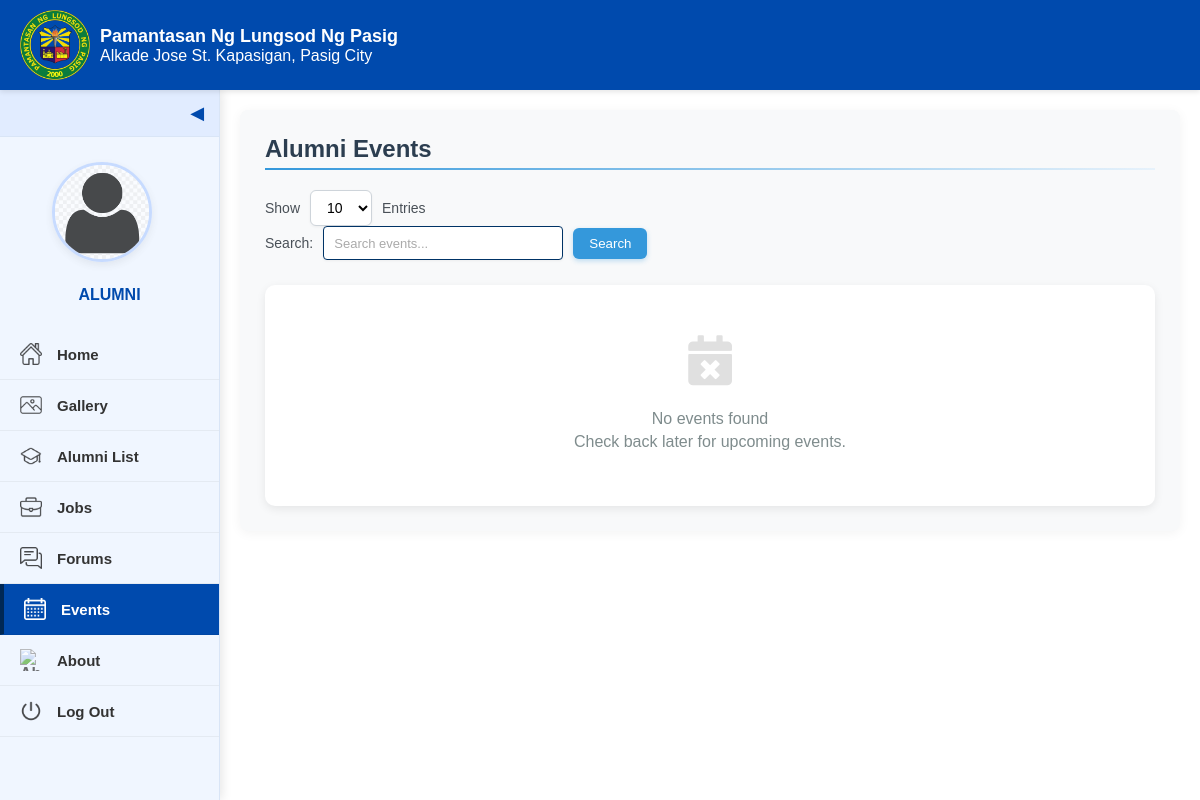
The page /alumni-events.php on the database as committed earlier.
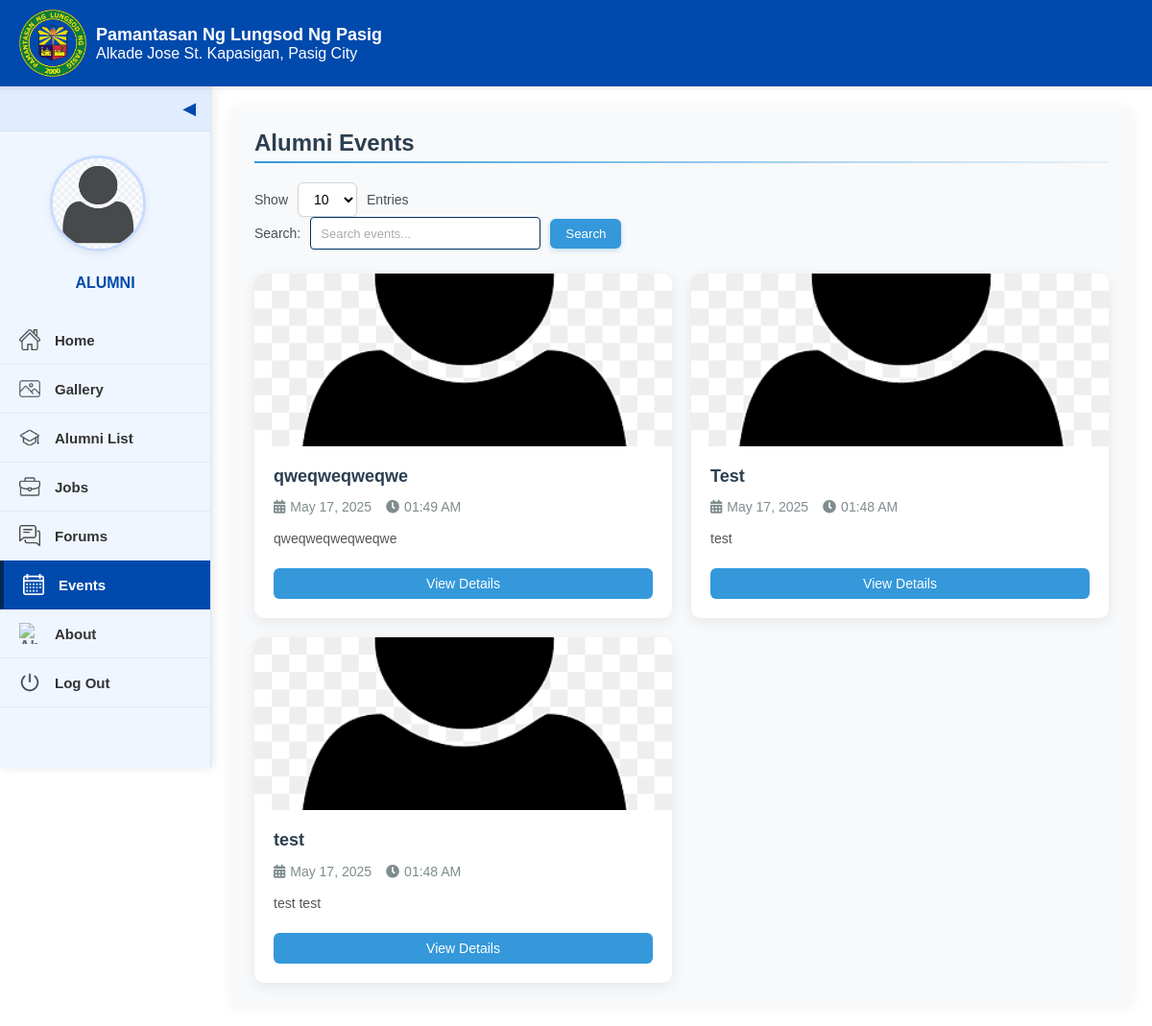
The same page on the database as committed later.
### tables this page shows
CREATE TABLE `events` (
  `id` int(30) NOT NULL,
  `title` varchar(250) NOT NULL,
  `content` text NOT NULL,
  `schedule` datetime NOT NULL,
  `banner` text NOT NULL,
  `date_created` datetime NOT NULL DEFAULT current_timestamp(),
  `gform_link` varchar(200) NOT NULL
);

### alumni-events.php (the view, shortened to what the changed rows need)
<?php
include 'admin/db_connect.php';
$page = isset($_GET['page']) ? intval($_GET['page']) : 1;
$items_per_page = isset($_GET['limit']) ? intval($_GET['limit']) : 10;
$offset = ($page - 1) * $items_per_page;
$search = isset($_GET['search']) ? $conn->real_escape_string($_GET['search']) : '';
$search_condition = '';
$sql = "SELECT * FROM events $search_condition ORDER BY schedule DESC LIMIT $offset, $items_per_page";
$result = $conn->query($sql);
$total_sql = "SELECT COUNT(*) as total FROM events $search_condition";
$total_result = $conn->query($total_sql);
?>
<!DOCTYPE html>
<html lang="en">
<head>
  <link rel="stylesheet" href="style.css">
  <link rel="stylesheet" href="css/alumni-events.css">
  <link rel="stylesheet" href="https://cdnjs.cloudflare.com/ajax/libs/font-awesome/5.15.3/css/all.min.css">
</head>
<body>
  <main class="content">
      <div class="alumni-events-content">
          <div class="events-container">
              <?php
              if($result && $result->num_rows > 0):
                  while($row = $result->fetch_assoc()):
                      $banner_path = $row['banner'];
                      if(empty($banner_path) || !file_exists($banner_path)) {
                          $banner_path = "images/no-image.jpg";
                      }
                      $event_date = date('M d, Y', strtotime($row['schedule']));
                      $event_time = date('h:i A', strtotime($row['schedule']));
              ?>
              <div class="event-card">
                  <div class="event-banner">
                      <img src="<?php echo $banner_path; ?>" alt="<?php echo htmlspecialchars($row['title']); ?>">
                  </div>
                  <div class="event-info">
                      <h3 class="event-title"><?php echo htmlspecialchars($row['title']); ?></h3>
                      <div class="event-meta">
                          <div class="event-date">
                              <i class="fas fa-calendar-alt"></i> <?php echo $event_date; ?>
                          </div>
                          <div class="event-time">
                              <i class="fas fa-clock"></i> <?php echo $event_time; ?>
                          </div>
                      </div>
                      <div class="event-description">
                          <?php
                          $content = strip_tags($row['content']);
                          $short_content = strlen($content) > 150 ? substr($content, 0, 150) . '...' : $content;
                          echo htmlspecialchars($short_content);
                          ?>
                      </div>
                      <div class="event-actions">
                          <button class="view-details-btn" data-id="<?php echo $row['id']; ?>"
                                  data-title="<?php echo htmlspecialchars($row['title']); ?>"
                                  data-content="<?php echo htmlspecialchars($row['content']); ?>"
                                  data-schedule="<?php echo $row['schedule']; ?>"
                                  data-banner="<?php echo $banner_path; ?>"
                                  data-gform="<?php echo htmlspecialchars($row['gform_link'] ?? ''); ?>"
                                  onclick="viewEvent(this)">
                              View Details
                          </button>
                      </div>
                  </div>
              </div>
              <?php
                  endwhile;
              else:
              ?>
              <div class="no-events">
                  <i class="fas fa-calendar-times"></i>
                  <p>No events found</p>
                  <?php if (!empty($search)): ?>
                  <p>Try a different search term or check back later.</p>
                  <?php else: ?>
                  <p>Check back later for upcoming events.</p>
                  <?php endif; ?>
              </div>
              <?php endif; ?>
          </div>
      </div>
  </main>
</body>
</html>

Rows that differ between the two databases and show on the page:
added events: title "qweqweqweqwe", schedule "May 17, 2025", schedule "01:49 AM", content "qweqweqweqweqwe"
added events: title "Test", schedule "May 17, 2025", schedule "01:48 AM", content "test"
added events: title (placeholder picture), title "test", schedule "May 17, 2025", schedule "01:48 AM", content "test test"
Other text that changed with them:
text no longer shown: "No events found Check back later for upcoming events."
